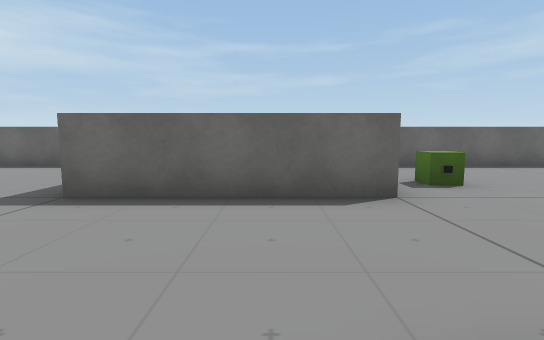
View 1 (above)

18 first-person views from a walk through a scene from a Unity 3-D project. The camera is 1.4 m above the floor, tilts 6° down and sees 85° across. The floor is counted in squares, 2 m on a side. Each view is taken from the middle of a square. On the plan, view 1 faces up. The plan holds only what a view shows up to about 10 squares ahead; the rest is blank. The place goes on beyond the plan. Some surface patterns are stand-ins.

View 2
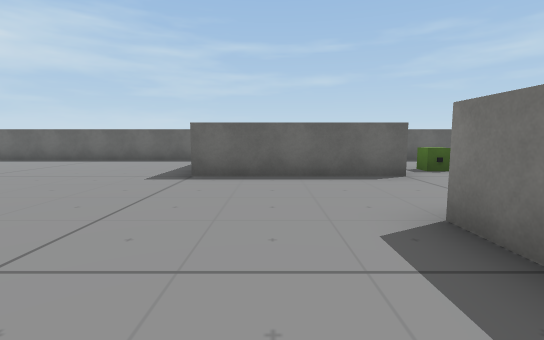

View 3
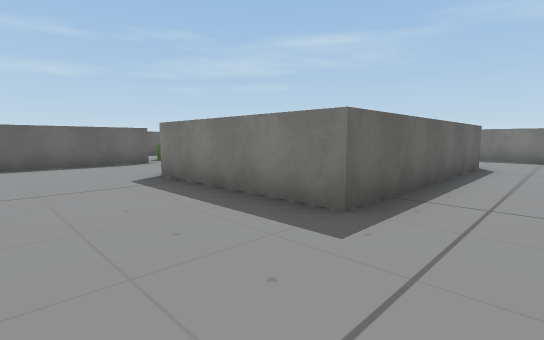

View 4
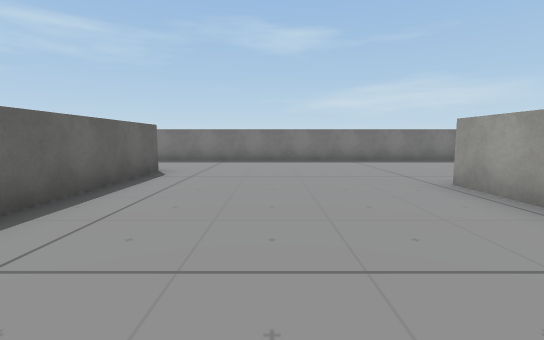

View 5
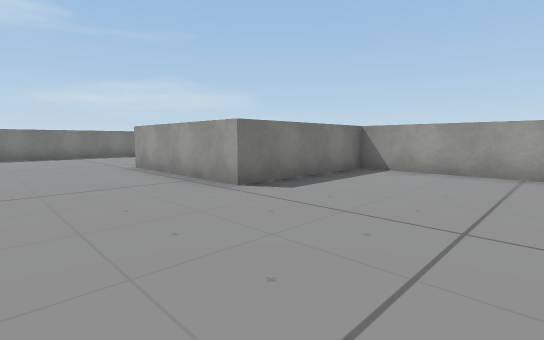

View 6
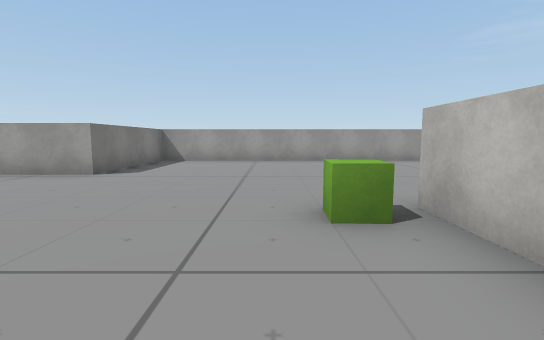

View 7
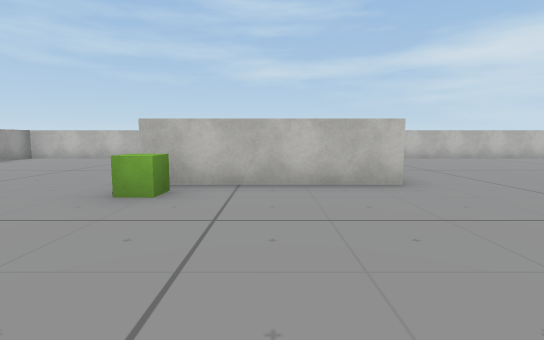

View 8
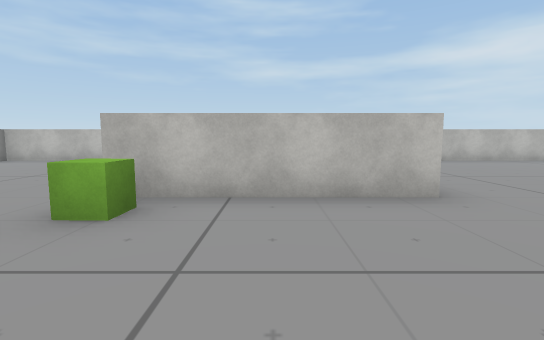

View 9
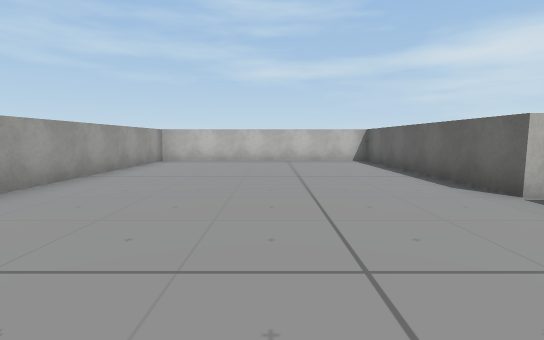

View 10
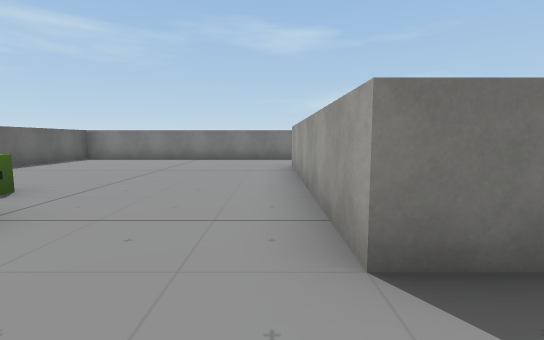

View 11
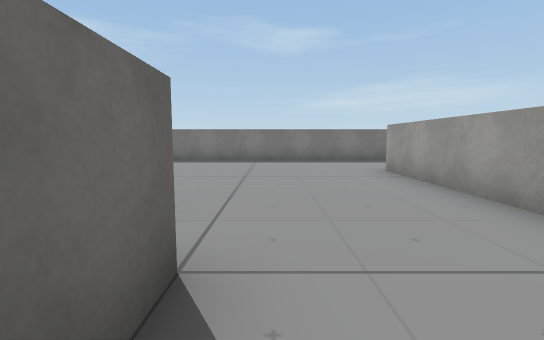

View 12
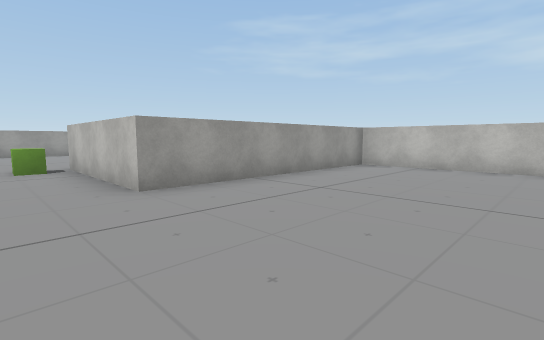

View 13
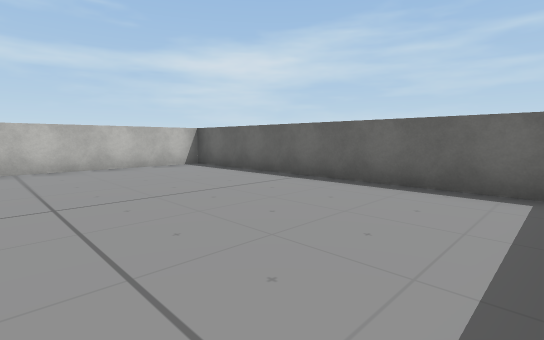

View 14
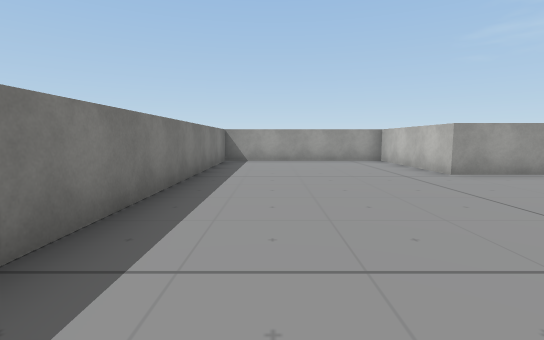

View 15
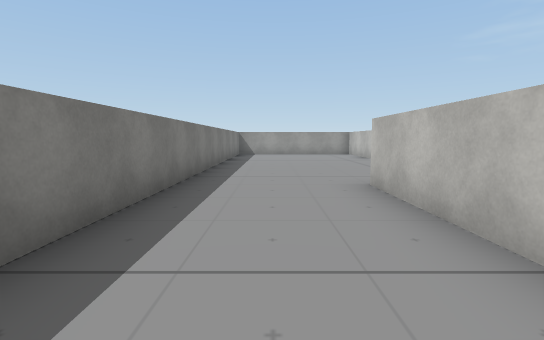

View 16
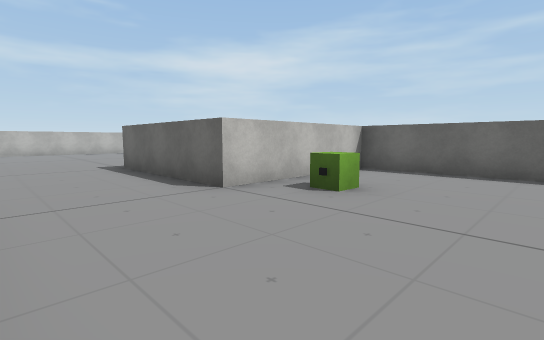

View 17
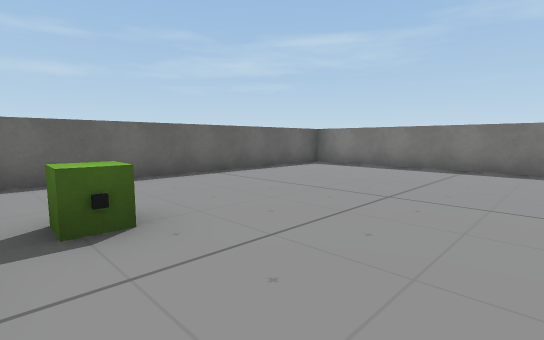

View 18
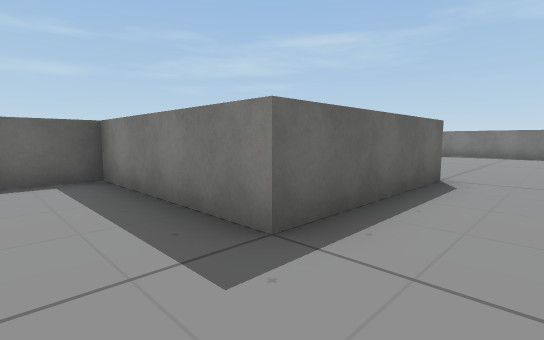

### Floor plan
Points are (right, up) in squares from view 1. A wall is a line through its corners. A room is listed if a view was taken in it or the views show most of it. See-through windows are left out.
Room 1 (views 1, 2, 3, 4, 5, 6, 7, 8, 9, 10, 11, 12, 13, 14, 15, 16, 17, 18)
walls: (-4.5, -2) (-4.5, -6) (-10.5, -6) (-10.5, -12.5) (0.5, -12.5) (0.5, -8.8) (4.5, -8.8) (4.5, -12.5) (9.5, -12.5) (9.5, 7.5) (1.5, 7.5) (1.5, 3.5) (-2.5, 3.5) (-2.5, 7.5) (-10.5, 7.5) (-10.5, -2) (-4.5, -2); (6.5, -0.5) (6.5, -3.5) (0.5, -3.5) (0.5, 0.5) (6.5, 0.5)
objects: other object (-4, -6); other object (3, 5)

Positions as (right, up) in squares from view 1, and headings:
1: (0, 0), facing up
2: (-1, -2), facing up
3: (-2, -5), facing up-right
4: (0, -6), facing right
5: (-3, -6), facing down-right
6: (-3, -3), facing down
7: (0, -4), facing left
8: (-1, -4), facing left
9: (-1, -9), facing left
10: (-1, 1), facing right
11: (0, 3), facing right
12: (-3, 2), facing down-left
13: (-3, 3), facing up-left
14: (8, -3), facing down
15: (8, 1), facing down
16: (5, 1), facing up-left
17: (2, 2), facing up-right
18: (-4, 2), facing up-right
